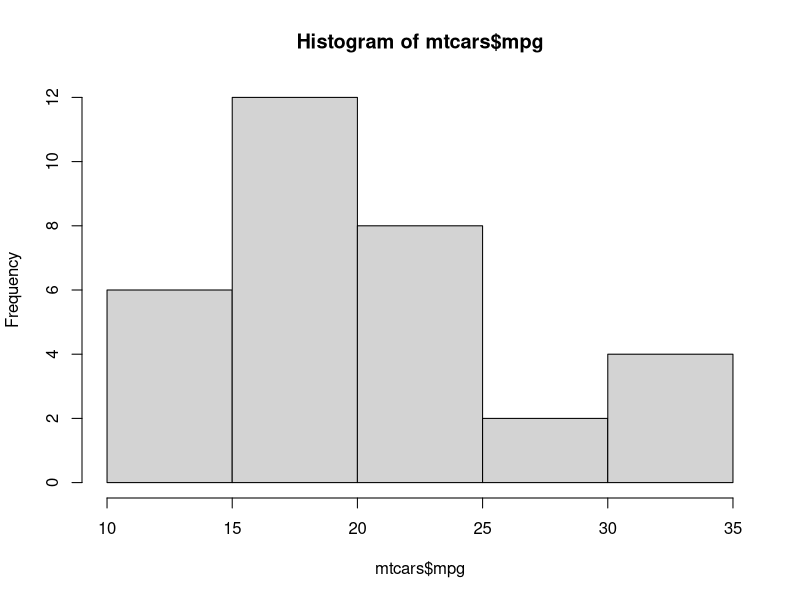
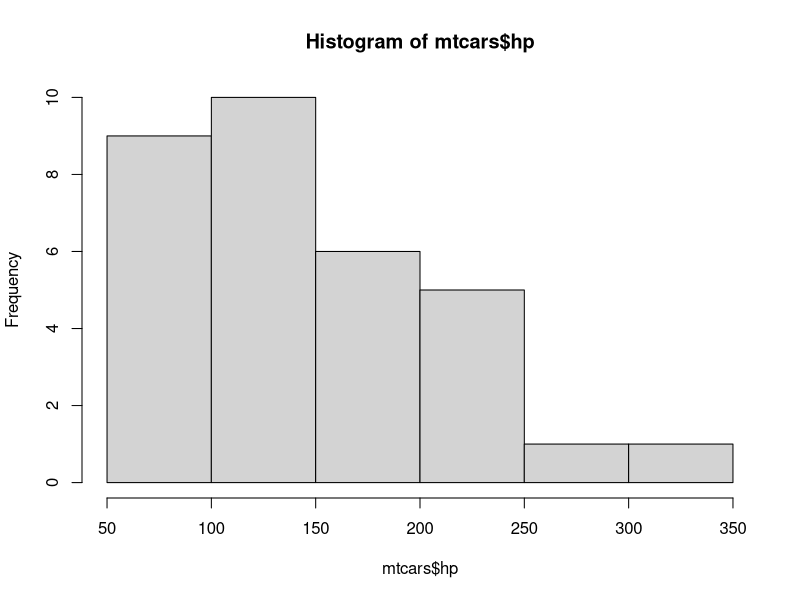
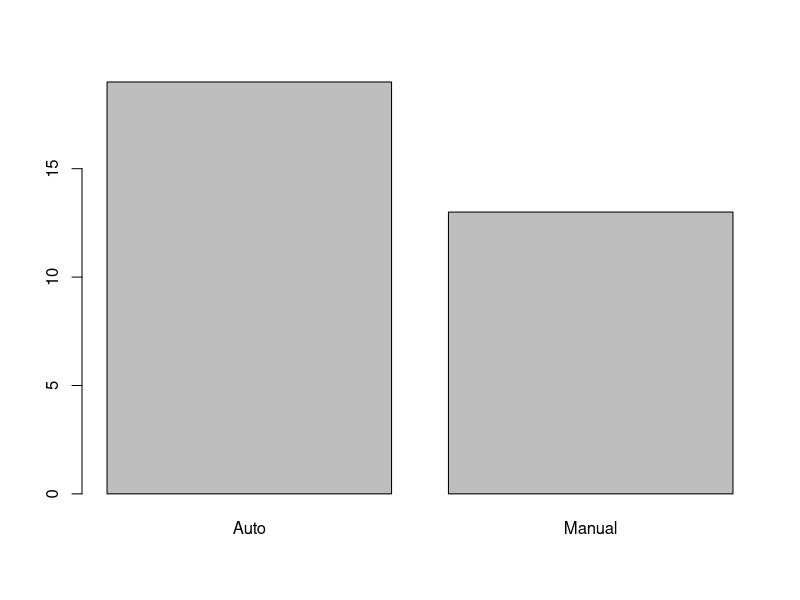
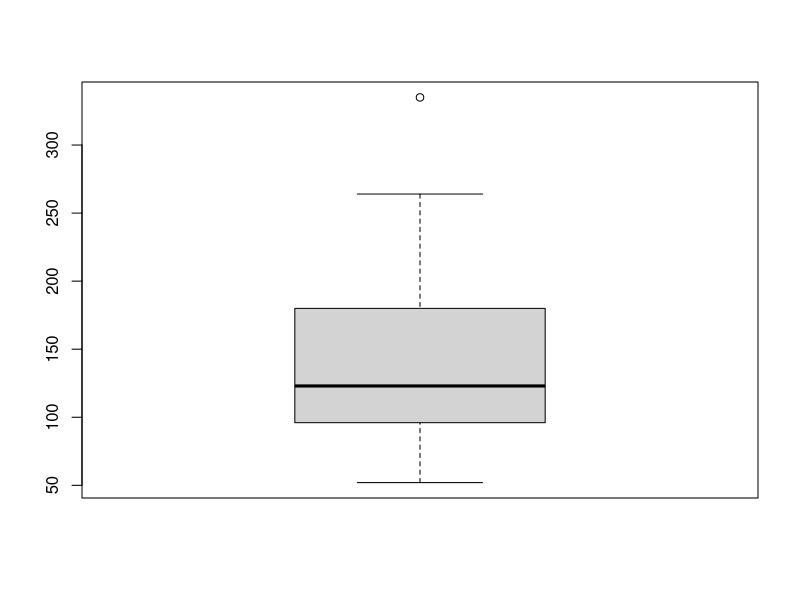

R code for these plots, in order: (Note: this script raises an error after producing the figures.)
#### basic plots (base R)
hist(mtcars$mpg)

#### Analyzing horse power
### Histogram - One Quantitative Variable
hist(mtcars$hp)
mean(mtcars$hp)
median(mtcars$hp)

str(mtcars)
# Clean data - Convert am field to factor
mtcars$am <- factor(mtcars$am,
                    levels = c(0,1),
                    labels = c("Auto","Manual"))

### Bar Plot - One Qualitative Variable
barplot(table(mtcars$am))

### Box Plot - One Quantitative Variable / One Quantitative x One Qualitative
boxplot(mtcars$hp)
fivenum(mtcars$hp) #52  96 123 180 335 -> min Q1(bottom) Q2(median) Q3(top) max(outlier)

min(mtcars$hp) #52
max(mtcars$hp) #335

quantile(mtcars$hp, probs = c(0.25,0.5,0.75))
#25%   50%   75% 
#96.5 123.0 180.0 


summary(mtcars$hp)
#Min. 1st Qu.  Median    Mean 3rd Qu.    Max. 
#52.0    96.5   123.0   146.7   180.0   335.0 


## whisker calculation
Q3 <- quantile(mtcars$hp, probs = 0.75)
Q1 <- quantile(mtcars$hp, prob = .25)
IQR_hp <- Q3-Q1 #83.5

top_whisker <- Q3 + 1.5*IQR_hp #data point above this count as outliers
low_whisker <- Q1 - 1.5*IQR_hp #-28.75 but hp can't be negative so we use min hp instead

boxplot.stats(mtcars$hp, coef = 1.5) #this will show what data points are outliers so we can filter they out
#$stats
#[1]  52  96 123 180 264

#$n
#[1] 32

#$conf
#[1]  99.5382 146.4618

#$out
#[1] 335

## filter out outliers
mtcars_no_out <- mtcars %>% 
  filter(hp < 335)
boxplot(mtcars_no_out$hp)

## Boxplot 2 Variables : Qualitative x Quantitative
boxplot(mpg ~ am, data = mtcars,
        col = c("gold","salmon"))

## Scatter Plot
# 2 x Quantitative
plot(mtcars$hp, mtcars$mpg,
     pch=16,
     col="blue",
     main = "Relationship between HP and MPG",
     xlab = "Horse Power",
     ylab = "Miles Per Gallon")

cor(mtcars$hp, mtcars$mpg)
lm(mpg ~ hp, data = mtcars)

#### library tidyverse & ggplot2
library(tidyverse)

## Scatter plot
ggplot(data = mtcars, mapping = aes(x = hp, y = mpg)) +
  geom_point() +
  geom_smooth() +
  geom_rug()

ggplot(mtcars,aes(hp, mpg)) +
  geom_point(size=3, col="blue", alpha=0.6) # col = colour, alpha = opacity

sample_diamonds <- sample_n(diamonds, 5000)
ggplot(sample_diamonds, aes(carat,price)) + 
  geom_point()

### FACET : small multiples
ggplot(sample_diamonds, aes(carat,price)) + 
  geom_point() +
  geom_smooth(method="lm", col="red") +
  facet_wrap(~color, ncol=2) + 
  theme_minimal() +
  labs(title="Relationship between carat and price by color", x="Carat", y="Price USD", caption="Source: Diamonds from ggplot2 package")

ggplot(sample_diamonds, aes(carat,price, col=cut)) + 
  geom_point(size=3, alpha=0.4) +
  facet_wrap(~color, ncol=2) + 
  geom_smooth(method="lm", col="red",alpha=0.1) +
  theme_minimal()
  labs(title="Relationship between carat and price by color", x="Carat", y="Price USD", caption="Source: Diamonds from ggplot2 package")

## Histogram
ggplot(mtcars, aes(hp)) +
  geom_histogram(bins=10, fill="red", Alpha=0.5) #default=30 ควรเลือก bin เอง

## Box Plot
p <- ggplot(mtcars, aes(hp))
p + geom_boxplot()
p + geom_density()

#Box plot by groups
diamonds %>% 
  count(cut)

ggplot(diamonds, aes(cut)) +
  geom_bar(fill="#0366fc")

#3-variables
ggplot(diamonds, aes(cut, fill=color)) +
  geom_bar(position = "stack")

ggplot(diamonds, aes(cut, fill=color)) +
  geom_bar(position = "dodge")

ggplot(diamonds, aes(cut, fill=color)) +
  geom_bar(position = "fill")
